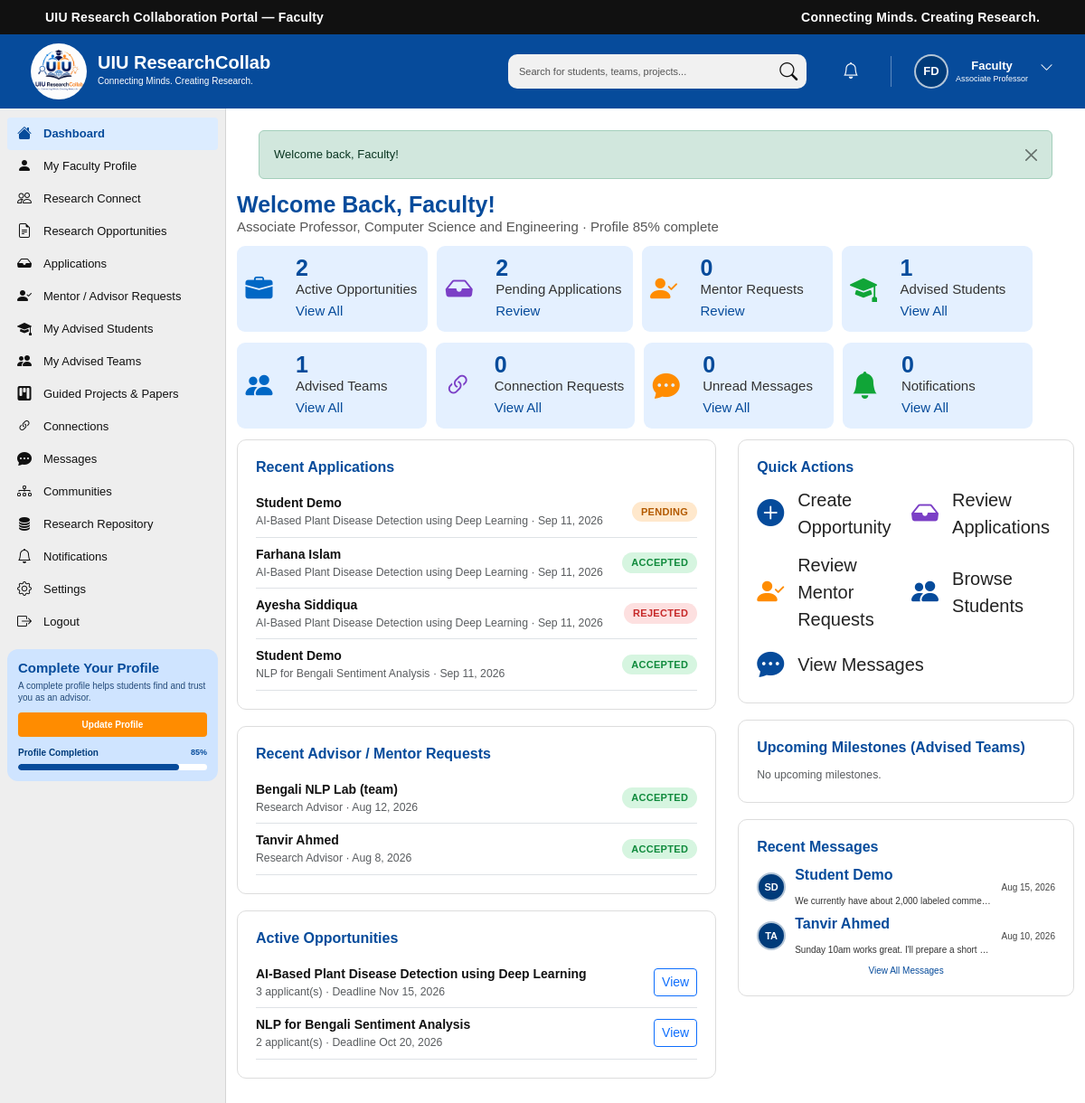
The page /faculty/dashboard.php (signed in) on the database its author committed.
### tables this page shows
CREATE TABLE `users` (
  `id` int(10) UNSIGNED NOT NULL,
  `name` varchar(100) NOT NULL,
  `email` varchar(150) NOT NULL,
  `password` varchar(255) NOT NULL,
  `role` enum('student','faculty','admin') NOT NULL DEFAULT 'student',
  `status` enum('active','inactive','suspended') NOT NULL DEFAULT 'active',
  `email_verified_at` datetime DEFAULT NULL,
  `last_login_at` datetime DEFAULT NULL,
  `created_at` timestamp NOT NULL DEFAULT current_timestamp(),
  `updated_at` timestamp NOT NULL DEFAULT current_timestamp() ON UPDATE current_timestamp()
);

CREATE TABLE `faculty_profiles` (
  `id` int(10) UNSIGNED NOT NULL,
  `user_id` int(10) UNSIGNED NOT NULL,
  `faculty_id` varchar(50) DEFAULT NULL,
  `department` varchar(150) DEFAULT NULL,
  `designation` varchar(150) DEFAULT NULL,
  `specialization` varchar(200) DEFAULT NULL,
  `office_location` varchar(150) DEFAULT NULL,
  `phone` varchar(30) DEFAULT NULL,
  `bio` text DEFAULT NULL,
  `profile_photo` varchar(255) DEFAULT NULL,
  `linkedin_url` varchar(255) DEFAULT NULL,
  `google_scholar_url` varchar(255) DEFAULT NULL,
  `researchgate_url` varchar(255) DEFAULT NULL,
  `created_at` timestamp NOT NULL DEFAULT current_timestamp(),
  `updated_at` timestamp NOT NULL DEFAULT current_timestamp() ON UPDATE current_timestamp()
);

CREATE TABLE `opportunity_applications` (
  `id` int(10) UNSIGNED NOT NULL,
  `opportunity_id` int(10) UNSIGNED NOT NULL,
  `user_id` int(10) UNSIGNED NOT NULL,
  `message` text DEFAULT NULL,
  `status` enum('Pending','Accepted','Rejected','Withdrawn') DEFAULT 'Pending',
  `applied_at` timestamp NOT NULL DEFAULT current_timestamp(),
  `reviewed_at` datetime DEFAULT NULL
);

CREATE TABLE `research_opportunities` (
  `id` int(10) UNSIGNED NOT NULL,
  `created_by` int(10) UNSIGNED NOT NULL,
  `title` varchar(250) NOT NULL,
  `description` text DEFAULT NULL,
  `problem_statement` text DEFAULT NULL,
  `requirements` text DEFAULT NULL,
  `project_type` varchar(100) DEFAULT NULL,
  `team_size_min` int(10) UNSIGNED DEFAULT 2,
  `team_size_max` int(10) UNSIGNED DEFAULT 6,
  `deadline` date DEFAULT NULL,
  `status` enum('Open','Closed','Draft','Completed') DEFAULT 'Open',
  `visibility` enum('Public','Community','Private') DEFAULT 'Public',
  `created_at` timestamp NOT NULL DEFAULT current_timestamp(),
  `updated_at` timestamp NOT NULL DEFAULT current_timestamp() ON UPDATE current_timestamp()
);

CREATE TABLE IF NOT EXISTS `advisor_requests` (
  `id` int(10) UNSIGNED NOT NULL AUTO_INCREMENT,
  `requester_type` enum('student','team') NOT NULL,
  `requested_by_user_id` int(10) UNSIGNED NOT NULL,
  `faculty_user_id` int(10) UNSIGNED NOT NULL,
  `team_id` int(10) UNSIGNED DEFAULT NULL,
  `project_id` int(10) UNSIGNED DEFAULT NULL,
  `opportunity_id` int(10) UNSIGNED DEFAULT NULL,
  `request_type` enum('research_advisor','paper_advisor','project_mentor','fydp_supervisor','research_mentor','technical_mentor') NOT NULL,
  `title` varchar(200) DEFAULT NULL,
  `message` text DEFAULT NULL,
  `research_summary` text DEFAULT NULL,
  `expected_commitment` varchar(150) DEFAULT NULL,
  `preferred_meeting_frequency` varchar(100) DEFAULT NULL,
  `status` enum('pending','accepted','declined','clarification_requested','cancelled','completed') NOT NULL DEFAULT 'pending',
  `faculty_response` text DEFAULT NULL,
  `responded_at` datetime DEFAULT NULL,
  `created_at` timestamp NOT NULL DEFAULT current_timestamp(),
  `updated_at` timestamp NOT NULL DEFAULT current_timestamp() ON UPDATE current_timestamp(),
  PRIMARY KEY (`id`),
  KEY `idx_advisor_request_faculty_status` (`faculty_user_id`,`status`),
  KEY `idx_advisor_request_requester` (`requested_by_user_id`,`status`),
  KEY `idx_advisor_request_team` (`team_id`),
  KEY `idx_advisor_request_project` (`project_id`),
  KEY `idx_advisor_request_opportunity` (`opportunity_id`)
);

CREATE TABLE `research_teams` (
  `id` int(10) UNSIGNED NOT NULL,
  `name` varchar(200) NOT NULL,
  `description` text DEFAULT NULL,
  `created_by` int(10) UNSIGNED NOT NULL,
  `opportunity_id` int(10) UNSIGNED DEFAULT NULL,
  `research_domain_id` int(10) UNSIGNED DEFAULT NULL,
  `team_size_limit` int(10) UNSIGNED DEFAULT 6,
  `status` enum('Forming','Active','Completed','Archived') DEFAULT 'Forming',
  `created_at` timestamp NOT NULL DEFAULT current_timestamp(),
  `updated_at` timestamp NOT NULL DEFAULT current_timestamp() ON UPDATE current_timestamp()
);

CREATE TABLE IF NOT EXISTS `direct_messages` (
  `id` int(10) UNSIGNED NOT NULL AUTO_INCREMENT,
  `conversation_id` int(10) UNSIGNED NOT NULL,
  `sender_id` int(10) UNSIGNED NOT NULL,
  `message` text NOT NULL,
  `attachment_path` varchar(500) DEFAULT NULL,
  `is_read` tinyint(1) NOT NULL DEFAULT 0,
  `created_at` timestamp NOT NULL DEFAULT current_timestamp(),
  `read_at` datetime DEFAULT NULL,
  PRIMARY KEY (`id`),
  KEY `idx_direct_message_conv` (`conversation_id`,`created_at`),
  KEY `idx_direct_message_sender` (`sender_id`)
);

### faculty/dashboard.php (the view, shortened to what the rows shown need)
<?php
require_once __DIR__ . '/../includes/faculty_guard.php';
$pdo    = db();
$userId = (int)$currentUser['id'];
$completion = calculate_faculty_profile_completion($pdo, $userId);
$recentApplications = $pdo->prepare(
    "SELECT oa.*, o.title AS opportunity_title, u.name AS applicant_name
     FROM opportunity_applications oa
     JOIN research_opportunities o ON o.id = oa.opportunity_id
     JOIN users u ON u.id = oa.user_id
     WHERE o.created_by = ?
     ORDER BY oa.applied_at DESC LIMIT 4"
);
$recentApplications->execute([$userId]);
$recentApplications = $recentApplications->fetchAll();
$recentRequests = $pdo->prepare(
    "SELECT ar.*, u.name AS requester_name, rt.name AS team_name
     FROM advisor_requests ar
     JOIN users u ON u.id = ar.requested_by_user_id
     LEFT JOIN research_teams rt ON rt.id = ar.team_id
     WHERE ar.faculty_user_id = ?
     ORDER BY ar.created_at DESC LIMIT 4"
);
$recentRequests->execute([$userId]);
$recentRequests = $recentRequests->fetchAll();
$activeOpps = $pdo->prepare(
    "SELECT o.*, (SELECT COUNT(*) FROM opportunity_applications a WHERE a.opportunity_id = o.id) AS applicant_count
     FROM research_opportunities o
     WHERE o.created_by = ? AND o.status = 'Open'
     ORDER BY o.created_at DESC LIMIT 3"
);
$activeOpps->execute([$userId]);
$activeOpps = $activeOpps->fetchAll();
$recentMessages = $pdo->prepare(
    "SELECT dm.*, u.name AS sender_name
     FROM direct_messages dm
     JOIN direct_conversations dc ON dc.id = dm.conversation_id
     JOIN users u ON u.id = dm.sender_id
     WHERE (dc.user_one_id = ? OR dc.user_two_id = ?) AND dm.sender_id != ?
     ORDER BY dm.created_at DESC LIMIT 3"
);
$recentMessages->execute([$userId, $userId, $userId]);
$recentMessages = $recentMessages->fetchAll();
function fac_status_pill(string $status): string
{
    return match (strtolower($status)) {
        'pending', 'clarification_requested' => 'pill pill-orange',
        'accepted', 'active'                 => 'pill pill-green',
        'declined', 'rejected', 'cancelled'   => 'pill pill-red',
        default                               => 'pill pill-gray',
    };
}
?>
<!DOCTYPE html>
<html lang="en">
<head>
    <link href="https://cdn.jsdelivr.net/npm/bootstrap@5.3.3/dist/css/bootstrap.min.css" rel="stylesheet">
    <link rel="stylesheet" href="https://cdn.jsdelivr.net/npm/bootstrap-icons@1.11.3/font/bootstrap-icons.min.css">
    <link rel="stylesheet" href="../CSS/dashboard.css">
</head>
<body>
<?php require __DIR__ . '/../includes/faculty_header.php'; ?>
<?php require __DIR__ . '/../includes/faculty_sidebar.php'; ?>
    <main class="dashboard-main">
        <div class="welcome-section">
            <h2>Welcome Back, <span class="user-first-name"><?= e(explode(' ', trim($currentUser['name']))[0]) ?></span>!</h2>
            <p><?= e($facultyProfile['designation'] ?: 'Faculty') ?><?= $facultyProfile['department'] ? ', ' . e($facultyProfile['department']) : '' ?> &middot; Profile <?= $completion ?>% complete</p>
        </div>
        <div class="row">
            <div class="col-lg-7">
                <div class="app-panel">
                    <?php if (!$recentApplications): ?>
                        <div class="app-empty-state"><i class="bi bi-inbox"></i><p>No applications yet.</p></div>
                    <?php else: ?>
                        <?php foreach ($recentApplications as $a): ?>
                            <div class="d-flex justify-content-between align-items-center py-2 border-bottom">
                                <div>
                                    <div class="fw-semibold"><?= e($a['applicant_name']) ?></div>
                                    <div class="text-muted small"><?= e($a['opportunity_title']) ?> &middot; <?= e(time_ago($a['applied_at'])) ?></div>
                                </div>
                                <a href="<?= e(url('/faculty/application-details.php?id=' . $a['id'])) ?>" class="<?= fac_status_pill($a['status']) ?> text-decoration-none"><?= e($a['status']) ?></a>
                            </div>
                        <?php endforeach; ?>
                    <?php endif; ?>
                </div>
                <div class="app-panel">
                    <?php if (!$recentRequests): ?>
                        <div class="app-empty-state"><i class="bi bi-person-check"></i><p>No mentorship requests yet.</p></div>
                    <?php else: ?>
                        <?php foreach ($recentRequests as $r): ?>
                            <div class="d-flex justify-content-between align-items-center py-2 border-bottom">
                                <div>
                                    <div class="fw-semibold"><?= e($r['team_name'] ?: $r['requester_name']) ?><?= $r['team_name'] ? ' (team)' : '' ?></div>
                                    <div class="text-muted small"><?= e(ucwords(str_replace('_', ' ', $r['request_type']))) ?> &middot; <?= e(time_ago($r['created_at'])) ?></div>
                                </div>
                                <a href="<?= e(url('/faculty/mentorship-request-details.php?id=' . $r['id'])) ?>" class="<?= fac_status_pill($r['status']) ?> text-decoration-none"><?= e(str_replace('_', ' ', $r['status'])) ?></a>
                            </div>
                        <?php endforeach; ?>
                    <?php endif; ?>
                </div>
                <div class="app-panel">
                    <?php if (!$activeOpps): ?>
                        <div class="app-empty-state"><i class="bi bi-briefcase"></i><p>You have no open opportunities. <a href="<?= e(url('/faculty/opportunity-create.php')) ?>">Create one</a>.</p></div>
                    <?php else: ?>
                        <?php foreach ($activeOpps as $o): ?>
                            <div class="d-flex justify-content-between align-items-center py-2 border-bottom">
                                <div>
                                    <div class="fw-semibold"><?= e($o['title']) ?></div>
                                    <div class="text-muted small"><?= (int)$o['applicant_count'] ?> applicant(s) &middot; Deadline <?= format_date($o['deadline']) ?></div>
                                </div>
                                <a href="<?= e(url('/faculty/opportunity-details.php?id=' . $o['id'])) ?>" class="btn btn-sm btn-outline-primary">View</a>
                            </div>
                        <?php endforeach; ?>
                    <?php endif; ?>
                </div>
            </div>
            <div class="col-lg-5">
                <div class="app-panel">
                    <?php if (!$recentMessages): ?>
                        <p class="text-muted small mb-0">No recent messages.</p>
                    <?php else: ?>
                        <?php foreach ($recentMessages as $m): ?>
                            <div class="recent-message">
                                <span class="user-avatar avatar-initials" style="width:32px;height:32px;font-size:11px;border-radius:50%;"><?= e(initials($m['sender_name'])) ?></span>
                                <div class="message-content">
                                    <h3><?= e($m['sender_name']) ?></h3>
                                    <p><?= e(mb_strimwidth($m['message'], 0, 60, '...')) ?></p>
                                </div>
                                <div class="message-meta"><span><?= e(time_ago($m['created_at'])) ?></span></div>
                            </div>
                        <?php endforeach; ?>
                    <?php endif; ?>
                </div>
            </div>
        </div>
    </main>
<?php require __DIR__ . '/../includes/footer.php'; ?>
</body>
</html>

### includes/faculty_header.php (shortened to what the rows shown need)
<?php
$avatarPath  = $facultyProfile['profile_photo'] ?? null;
?>
<header class="dashboard-header">
    <div class="dashboard-header-left">
        <div class="dashboard-brand">
            <h1>UIU ResearchCollab</h1>
        </div>
    </div>
    <div class="dashboard-header-right">
        <div class="dropdown dashboard-user-dropdown">
            <button class="dashboard-user btn p-0 border-0 bg-transparent" type="button" data-bs-toggle="dropdown" aria-expanded="false" aria-label="User menu">
                <?php if ($avatarPath): ?>
                    <img src="<?= e(url('/uploads/avatars/' . $avatarPath)) ?>" alt="<?= e($currentUser['name']) ?>" class="user-avatar">
                <?php else: ?>
                    <span class="user-avatar avatar-initials"><?= e(initials($currentUser['name'])) ?></span>
                <?php endif; ?>
                <div class="user-information">
                    <h3 class="user-first-name"><?= e(explode(' ', trim($currentUser['name']))[0] ?? $currentUser['name']) ?></h3>
                    <p><?= e($facultyProfile['designation'] ?: 'Faculty') ?></p>
                </div>
                <span class="user-dropdown-button"><i class="bi bi-chevron-down"></i></span>
            </button>
        </div>
    </div>
</header>
<div class="dashboard-wrapper">

### includes/faculty_sidebar.php (shortened to what the rows shown need)
<?php
$completion  = calculate_faculty_profile_completion(db(), (int)$currentUser['id']);
?>
<aside class="dashboard-sidebar">
    <div class="sidebar-profile-card">
        <div class="sidebar-completion">
            <div class="completion-header">
                <span>Profile Completion</span>
                <strong><?= $completion ?>%</strong>
            </div>
        </div>
    </div>
</aside>

### rows shown on the page
users: name "FD", name "Faculty", id "85"
faculty_profiles: designation "Associate Professor", department "Computer Science and Engineering"
opportunity_applications: user.name "Student Demo", opportunity.title "AI-Based Plant Disease Detection using Deep Learning", applied_at "Sep 11, 2026", status "PENDING"
opportunity_applications: user.name "Farhana Islam", opportunity.title "AI-Based Plant Disease Detection using Deep Learning", applied_at "Sep 11, 2026", status "ACCEPTED"
opportunity_applications: user.name "Ayesha Siddiqua", opportunity.title "AI-Based Plant Disease Detection using Deep Learning", applied_at "Sep 11, 2026", status "REJECTED"
opportunity_applications: user.name "Student Demo", opportunity.title "NLP for Bengali Sentiment Analysis", applied_at "Sep 11, 2026", status "ACCEPTED"
advisor_requests: research_teams.name "Bengali NLP Lab", shows "(team)", request_type "Research Advisor", created_at "Aug 12, 2026", status "ACCEPTED"
advisor_requests: users.name "Tanvir Ahmed", request_type "Research Advisor", created_at "Aug 8, 2026", status "ACCEPTED"
research_opportunities: title "AI-Based Plant Disease Detection using Deep Learning", applicant_count "3", deadline "Nov 15, 2026"
research_opportunities: title "NLP for Bengali Sentiment Analysis", applicant_count "2", deadline "Oct 20, 2026"
direct_messages: users.name "SD", users.name "Student Demo", message "We currently have about 2,000 labeled comme…", created_at "Aug 15, 2026"
direct_messages: users.name "TA", users.name "Tanvir Ahmed", message "Sunday 10am works great. I'll prepare a short…", created_at "Aug 10, 2026"

### other values the page prints
$label "Dashboard"
$label "My Faculty Profile"
$label "Research Connect"
$label "Research Opportunities"
$label "Applications"
$label "Mentor / Advisor Requests"
$label "My Advised Students"
$label "My Advised Teams"
$label "Guided Projects & Papers"
$label "Connections"
$label "Messages"
$label "Communities"
$label "Research Repository"
$label "Notifications"
$label "Settings"
